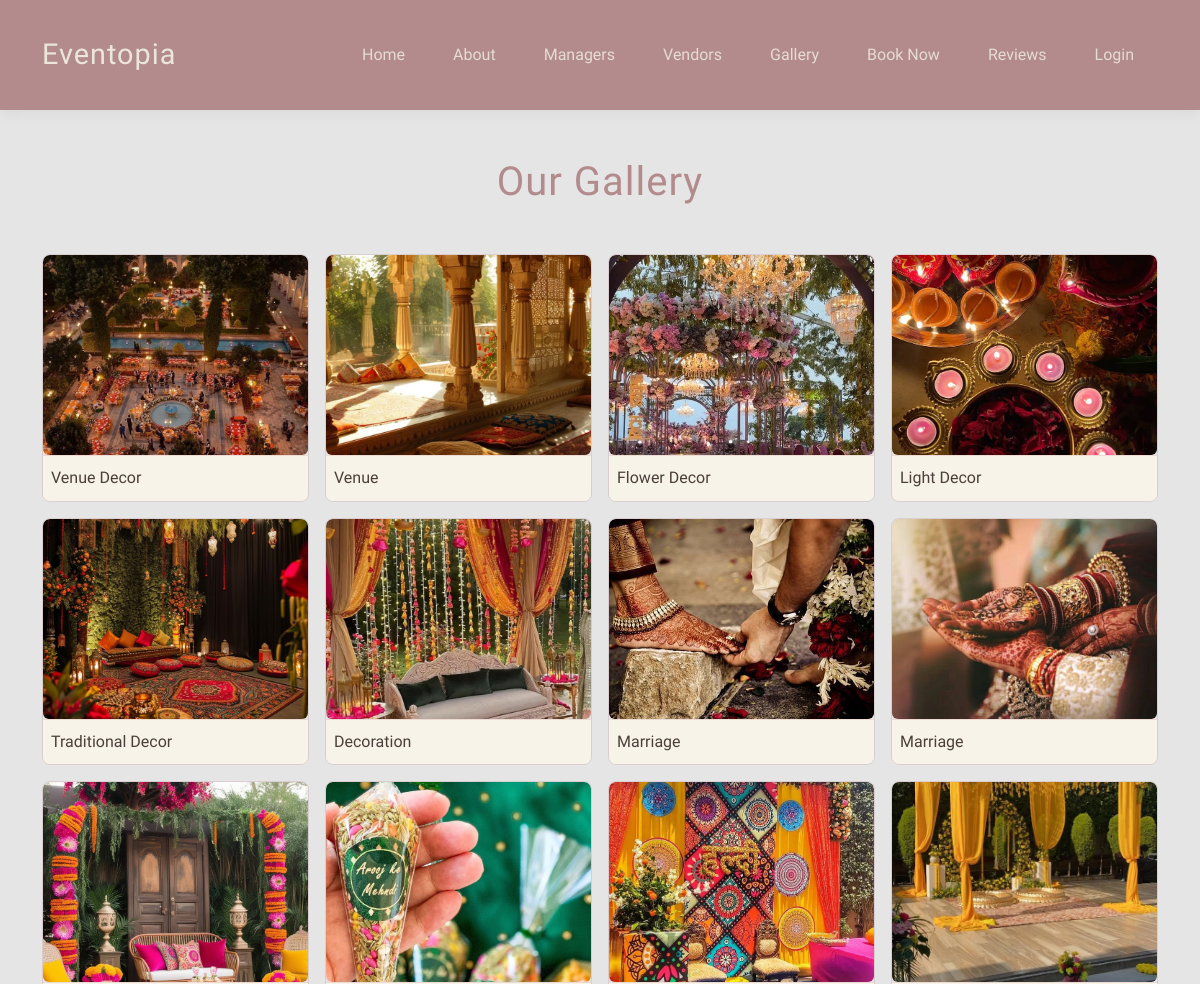
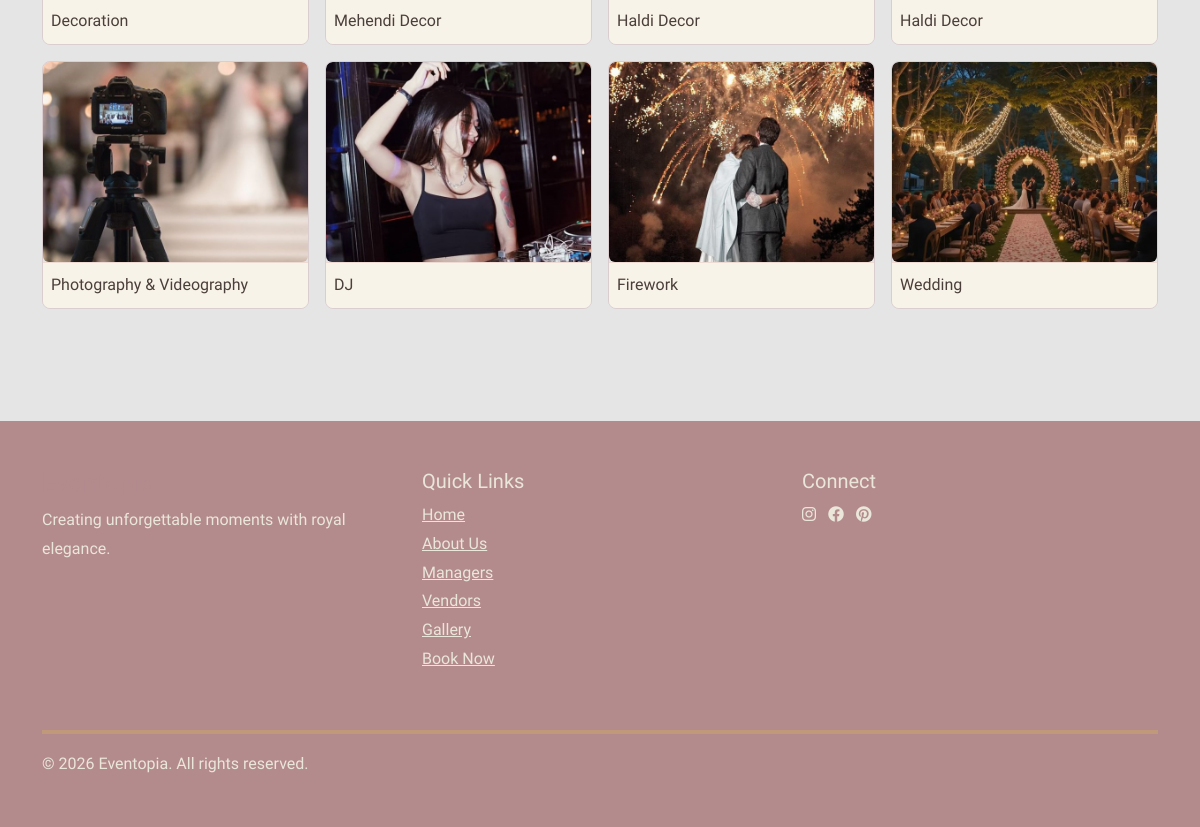
The app's page /event-management/pages/gallery.php with its own data (2 pictures, top to bottom).
### tables this page shows
CREATE TABLE `gallery` (
  `image_id` int(5) NOT NULL,
  `image_path` varchar(100) NOT NULL,
  `caption` varchar(50) DEFAULT NULL
);

### event-management/pages/gallery.php (the view, shortened to what this page needs)
<?php
require '../includes/config.php';
include '../includes/header.php';
$images = $conn->query("SELECT * FROM gallery ORDER BY image_id DESC");
?>
<div class="container py-5">
    <h1 class="text-center mb-5">Our Gallery</h1>
    <div class="row g-3">
        <?php while($img = $images->fetch_assoc()): ?>
            <div class="col-md-4 col-lg-3">
                <div class="gallery-card">
                    <img src="../<?= htmlspecialchars($img['image_path']) ?>"
                         alt="<?= htmlspecialchars($img['caption']) ?>"
                         class="img-fluid rounded hover-zoom">
                    <?php if(!empty($img['caption'])): ?>
                        <div class="caption p-2">
                            <?= htmlspecialchars($img['caption']) ?>
                        </div>
                    <?php endif; ?>
                </div>
            </div>
        <?php endwhile; ?>
    </div>
</div>
<?php include '../includes/footer.php'; ?>

### event-management/includes/header.php (shortened to what this page needs)
<!DOCTYPE html>
<html lang="en">
<head>
    <link rel="stylesheet" href="https://cdnjs.cloudflare.com/ajax/libs/font-awesome/6.4.0/css/all.min.css">
    <link href="https://cdn.jsdelivr.net/npm/bootstrap@5.3.0/dist/css/bootstrap.min.css" rel="stylesheet">
    <link href="../assets/css/style.css" rel="stylesheet">
</head>
<body>
    <nav class="navbar navbar-expand-lg navbar-dark">
        <div class="container">
            <a class="navbar-brand" href="../pages/home.php">Eventopia</a>
            <div class="collapse navbar-collapse" id="navbarNav">
                <ul class="navbar-nav ms-auto">
                    <li class="nav-item"><a class="nav-link" href="../pages/home.php">Home</a></li>
                    <li class="nav-item"><a class="nav-link" href="../pages/about.php">About</a></li>
                    <li class="nav-item"><a class="nav-link" href="../pages/event-managers.php">Managers</a></li>
                    <li class="nav-item"><a class="nav-link" href="../pages/vendor-service.php">Vendors</a></li>
                    <li class="nav-item"><a class="nav-link" href="../pages/gallery.php">Gallery</a></li>
                    <li class="nav-item"><a class="nav-link" href="../pages/booking.php">Book Now</a></li>
                    <li class="nav-item"><a class="nav-link" href="../pages/reviews.php">Reviews</a></li>
                    <?php if(isset($_SESSION['user_id'])): ?>
                        <li class="nav-item"><a class="nav-link" href="../pages/user_profile.php"><i class="fas fa-user-circle"></i>My Account</a></li>
                    <?php else: ?>
                        <li class="nav-item"><a class="nav-link" href="../pages/UserLogin.php">Login</a></li>
                    <?php endif; ?>
                </ul>
            </div>
        </div>
    </nav>

### event-management/includes/footer.php (shortened to what this page needs)
<footer>
        <div class="container">
            <div class="row">
                <div class="col-md-4 mb-4">
                    <h4>Eventopia</h4>
                    <p>Creating unforgettable moments with royal elegance.</p>
                </div>
                <div class="col-md-4 mb-4">
                    <h5>Quick Links</h5>
                    <ul class="list-unstyled">
                        <li><a href="../pages/home.php">Home</a></li>
                        <li><a href="../pages/about.php">About Us</a></li>
                        <li><a href="../pages/event-managers.php">Managers</a></li>
                        <li><a href="../pages/vendor-service.php">Vendors</a></li>
                        <li><a href="../pages/gallery.php">Gallery</a></li>
                        <li><a href="../pages/booking.php">Book Now</a></li>
                    </ul>
                </div>
                <div class="col-md-4 mb-4">
                    <h5>Connect</h5>
                    <a href="#" class="me-2"><i class="fab fa-instagram"></i></a>
                    <a href="#" class="me-2"><i class="fab fa-facebook"></i></a>
                    <a href="#" class="me-2"><i class="fab fa-pinterest"></i></a>
                </div>
            </div>
            <hr style="border:solid 2px #e8c244;">
            <p class="mb-0" >&copy; <?php echo date("Y"); ?> Eventopia. All rights reserved.</p>
        </div>
    </footer>
</body>
</html>

### event-management/assets/css/style.css (style rules this page uses)
body { font-family: 'Neuton', serif; background-color: #E5E5E5; color: #4A3F3A; line-height: 1.8; margin: 0; padding: 0; }
h1, h2, h3, h4, .navbar-brand { font-family: 'Marcellus', serif; font-weight: 400; color: #B38B8D; letter-spacing: 1px; }
.navbar { background-color: #B38B8D !important; padding: 1.5rem 0; box-shadow: 0 4px 12px rgba(0, 0, 0, 0.05); }
.navbar-brand { color: #EAE6DA !important; font-size: 1.8rem; }
.nav-link { color: rgba(234, 230, 218, 0.9) !important; margin: 0 1rem; font-weight: 500; transition: color 0.3s ease; }
footer { background-color: #B38B8D; color: #EAE6DA; padding: 3rem 0; margin-top: 4rem; }
footer a { color: #EAE6DA !important; text-decoration: underline; }

### event-management/pages/gallery.php (style rules this page uses)
.gallery-card { border: 1px solid rgba(128, 0, 32, 0.1); border-radius: 8px; overflow: hidden; transition: transform 0.3s; }
.hover-zoom { transition: transform 0.5s; width: 100%; height: 200px; object-fit: cover; }
.caption { background-color: #f8f3e8; border-top: 1px solid rgba(128, 0, 32, 0.1); }

### records on screen
gallery: image_path (picture), caption "Venue Decor"
gallery: image_path (picture), caption "Venue"
gallery: image_path (picture), caption "Flower Decor"
gallery: image_path (picture), caption "Light Decor"
gallery: image_path (picture), caption "Traditional Decor"
gallery: image_path (picture), caption "Decoration"
gallery: image_path (picture), caption "Marriage"
gallery: image_path (picture), caption "Marriage"
gallery: image_path (picture), caption "Decoration"
gallery: image_path (picture), caption "Mehendi Decor"
gallery: image_path (picture), caption "Haldi Decor"
gallery: image_path (picture), caption "Haldi Decor"
gallery: image_path (picture), caption "Photography & Videography"
gallery: image_path (picture), caption "DJ"
gallery: image_path (picture), caption "Firework"
gallery: image_path (picture), caption "Wedding"
